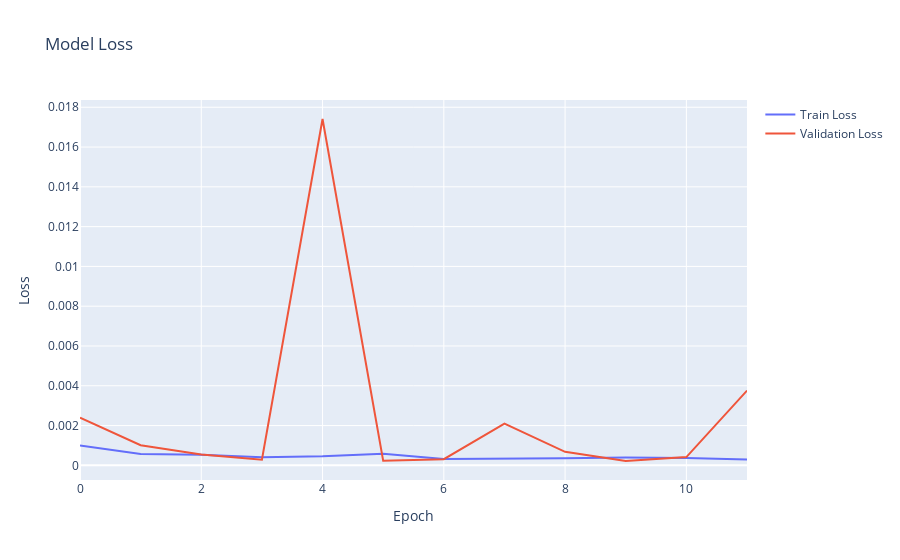

Notebook code for this chart:
### Code cell
# Plot training & validation loss values using plotly
fig_loss = go.Figure()
fig_loss.add_trace(go.Scatter(y=history.history['loss'], mode='lines', name='Train Loss'))
fig_loss.add_trace(go.Scatter(y=history.history['val_loss'], mode='lines', name='Validation Loss'))
fig_loss.update_layout(title='Model Loss', xaxis_title='Epoch', yaxis_title='Loss')
fig_loss.show()

### Figure 1 — Plotly figure (JSON) as saved in the notebook; plotly's stock layout.template omitted (floating-point values rounded to 4 significant figures)
{"data": [{"mode": "lines", "name": "Train Loss", "type": "scatter", "y": [0.001002, 0.0005717, 0.0005291, 0.0004053, 0.000456, 0.0005785, 0.0003256, 0.0003282, 0.0003598, 0.0003992, 0.0003727, 0.0002904]}, {"mode": "lines", "name": "Validation Loss", "type": "scatter", "y": [0.002394, 0.001013, 0.0005492, 0.0002856, 0.01741, 0.0002363, 0.0003103, 0.0021, 0.0006813, 0.0002189, 0.0004172, 0.00376]}], "layout": {"title": {"text": "Model Loss"}, "xaxis": {"title": {"text": "Epoch"}}, "yaxis": {"title": {"text": "Loss"}}}}
